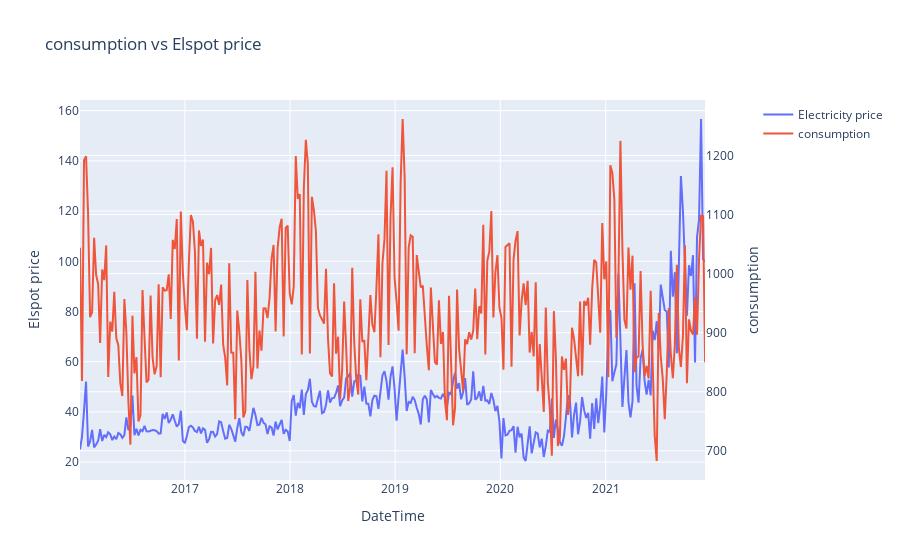

This figure's notebook cell:
### Code cell
plot_correlation("Temperature")

### Figure 1 — Plotly figure (JSON) as saved in the notebook; plotly's stock layout.template omitted (floating-point values rounded to 4 significant figures; data arrays with more than 128 entries replaced by an {"elided": "..."} marker saying what was removed)
{"data": [{"name": "Electricity price", "type": "scatter", "x": {"elided": "311 str values"}, "xaxis": "x", "y": {"elided": "311 float values"}, "yaxis": "y"}, {"name": "consumption", "type": "scatter", "x": {"elided": "311 str values"}, "xaxis": "x", "y": {"elided": "311 float values"}, "yaxis": "y2"}], "layout": {"title": {"text": "consumption vs Elspot price"}, "xaxis": {"anchor": "y", "domain": [0, 0.94], "title": {"text": "DateTime"}}, "yaxis": {"anchor": "x", "domain": [0, 1], "title": {"text": "Elspot price"}}, "yaxis2": {"anchor": "x", "overlaying": "y", "side": "right", "title": {"text": "consumption"}}}}
